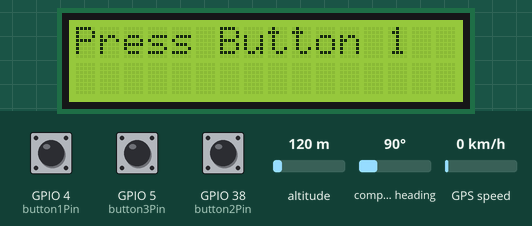
Recording of a program running on a simulated ESP32. Parts: 16×2 character LCD. The test bench sets the inputs (shaded band); at power-on: GPIO 4 (button1Pin) HIGH, GPIO 38 (button2Pin) HIGH, GPIO 5 (button3Pin) HIGH, altitude 120 m, compass heading 90°, GPS speed 0 km/h. The GPS gets a fix after 3 s at 37.7749, -122.4194 with 8 satellites; no radio packets arrive unless stated; what the program prints to the serial monitor is not drawn.

Above: at 1.6 s.
1.7 s: GPIO 4 (button1Pin) pulled LOW for 1 s
At 4.3 s:
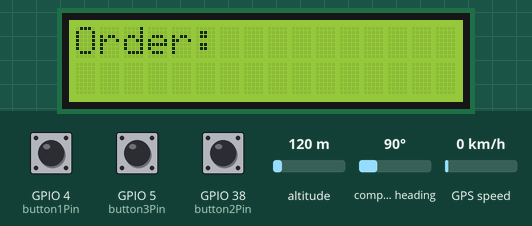
4.6 s: GPIO 38 (button2Pin) pulled LOW for 3.2 s
At 8.0 s:
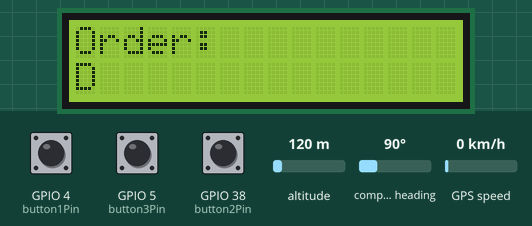
9.3 s: GPIO 38 (button2Pin) pulled LOW for 0.15 s
At 10.2 s:
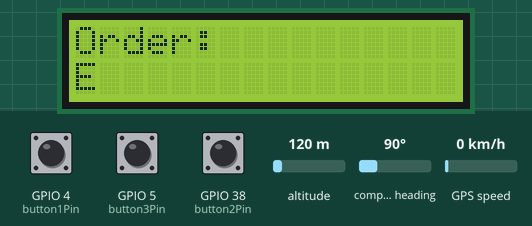
10.9 s: GPIO 5 (button3Pin) pulled LOW for 3.2 s
At 14.0 s:
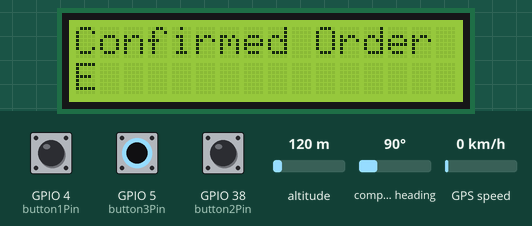
Timing chart, 0 to 15.5 s (numbered marks = the images above; inputs shaded):
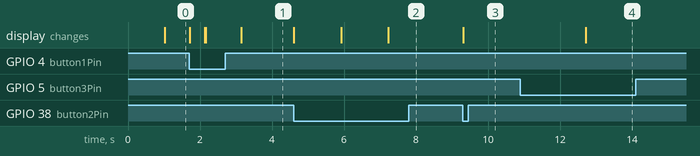

Measured:
- after the input at 1.7 s, the display: first changes at once (image 1 shows a later state)
- after the input at 4.6 s, the display: first changes at once (image 2 shows a later state)
- after the input at 9.3 s, the display: changes at once (image 3)
- after the input at 10.9 s, the display: changes after 1.8 s (image 4)

The program:

main.cpp
```cpp
#include "lorasetup.h"
#include <Arduino.h>
#include <ArduinoJson.h>
#include <TinyGPSPlus.h>
#include <SoftwareSerial.h>
#include <LoRa.h>
#include <LiquidCrystal_I2C.h>

static const int RXPin = 14, TXPin = 13;
static const uint32_t GPSBaud = 9600;

TinyGPSPlus gps;
SoftwareSerial ss(RXPin, TXPin);

#define LORA_SS 15
#define LORA_RST 12
#define LORA_DIO0 27

#define PEER_1_ADDR 1
#define GATEWAY_ADDR 255
#define PEER_2_ADDR 2

// Shared variables for GPS data
double latitude = 0.0;
double longitude = 0.0;

// Initialize the I2C LCD (address 0x27, 16 columns, 2 rows)
LiquidCrystal_I2C lcd(0x27, 16, 2);

// Buttons
const int button1Pin = 4;
const int button2Pin = 38;
const int button3Pin = 5;

// Shared variables for button task
bool systemInitialized = false;
char selectedString[7] = "";  // 6 characters + null terminator
int charIndex = 0;

// Character set for selection
const char charSet[] = "ABCDEFGHIJKLMNOPQRSTUVWXYZ123456789";
int charSetIndex = 0;

// Declare stringConfirmed
bool stringConfirmed = false;  // Variable to track if the string is confirmed

// Timing variables
unsigned long lastGPSUpdate = 0;
unsigned long lastLCDUpdate = 0;
unsigned long lastPeerTransmission = 0;
const unsigned long gpsPollingInterval = 100;  // 100 ms
const unsigned long lcdRefreshInterval = 1000;
const unsigned long peerTransmissionInterval = 7000;

void setup() {
    Serial.begin(9600);
    ss.begin(GPSBaud);

    lcd.init();
    lcd.backlight();

    // Initialize buttons
    pinMode(button1Pin, INPUT_PULLUP);
    pinMode(button2Pin, INPUT_PULLUP);
    pinMode(button3Pin, INPUT_PULLUP);

    // Initialize LoRa
    LoRa.setPins(LORA_SS, LORA_RST, LORA_DIO0);
    LoRa.setSyncWord(0x34); // Set a unique sync word to avoid interference
    LoRa.enableCrc();       // Enable CRC for packet integrity

    if (!LoRa.begin(433E6)) {
        Serial.println("Starting LoRa failed!");
        while (1);
    }

    Serial.println("LoRa initialized");
}

void loop() {
    // Handle GPS data retrieval
    if (millis() - lastGPSUpdate >= gpsPollingInterval) {
        while (ss.available() > 0) {
            gps.encode(ss.read());

            // Check if GPS data is valid
            if (gps.location.isUpdated()) {
                latitude = gps.location.lat();
                longitude = gps.location.lng();
                Serial.printf("GPS Updated: Latitude = %.6f, Longitude = %.6f\n", latitude, longitude);
            }
        }
        lastGPSUpdate = millis();
    }

    // Handle button inputs for string selection
    if (!stringConfirmed) {  // Only allow selection if the string is not confirmed
        if (digitalRead(button1Pin) == LOW) {  // Active LOW for button press
            // Reset the system
            systemInitialized = true;
            charIndex = 0;
            memset(selectedString, '\0', sizeof(selectedString));  // Clear string
            Serial.println("System Initialized.");

            // Update the LCD immediately
            lcd.clear();
            lcd.print("String:");
            lcd.setCursor(0, 1);
            lcd.print(selectedString);
            delay(200);  // Debounce
        }

        if (systemInitialized) {
            if (digitalRead(button2Pin) == LOW) {
                charSetIndex = (charSetIndex + 1) % (sizeof(charSet) - 1);  // Cycle through the character set
                selectedString[charIndex] = charSet[charSetIndex];
                Serial.printf("Selected character: %c\n", selectedString[charIndex]);

                // Immediately update the LCD with the selected character
                lcd.clear();
                lcd.print("Order:");
                lcd.setCursor(0, 1);
                lcd.print(selectedString);

                delay(1200);  // Debounce
            }

            if (digitalRead(button3Pin) == LOW) {
                charIndex++;
                if (charIndex == 6) {  // String is fully selected
                    selectedString[6] = '\0';  // Null-terminate the string
                    Serial.printf("String confirmed: %s\n", selectedString);
                    stringConfirmed = true;  // Lock the string
                } else {
                    selectedString[charIndex] = '\0';  // Null-terminate at the current index
                    Serial.println("Character confirmed, moving to next.");


                    lcd.clear();
                    lcd.print("Order:");
                    lcd.setCursor(0, 1);
                    lcd.print(selectedString);
                }
                delay(200);
            }
        }
    }

    // Handle LCD display
    if (millis() - lastLCDUpdate >= lcdRefreshInterval) {
        lcd.clear();
        if (stringConfirmed) {
            lcd.print("Confirmed Order");
            lcd.setCursor(0, 1);
            lcd.print(selectedString);
        } else {
            lcd.print(systemInitialized ? "Order: " : "Press Button 1");
            lcd.setCursor(0, 1);
            if (systemInitialized) {
                lcd.print(selectedString);
            }
        }
        lastLCDUpdate = millis();
    }


    if (stringConfirmed && (millis() - lastPeerTransmission >= peerTransmissionInterval)) {
        // Prepare latitude and longitude for sending
        String latStr = gps.location.isValid() ? String(latitude, 6) : "0.000000";
        String lonStr = gps.location.isValid() ? String(longitude, 6) : "0.000000";

        String message = "Selected Order: " + String(selectedString) + ", Lat: " + latStr + ", Lon: " + lonStr;


        LoRa.beginPacket();
        LoRa.write(PEER_2_ADDR);
        LoRa.write(PEER_1_ADDR);
        LoRa.print( message);

        LoRa.endPacket();

        LoRa.beginPacket();
        LoRa.write(PEER_1_ADDR);
        LoRa.write(GATEWAY_ADDR);
        LoRa.print( message);

        LoRa.endPacket();

    }

    // LoRa packet reception
    int packetSize = LoRa.parsePacket();
    if (packetSize) {
        int recipient = LoRa.read();
        int sender = LoRa.read();
        String incomingMessage = "";
        while (LoRa.available()) {
            incomingMessage += (char)LoRa.read();
        }


        int rssi = LoRa.packetRssi();


        if (recipient == PEER_1_ADDR || recipient == GATEWAY_ADDR) {
            Serial.printf("Received from address %d: %s\n", sender, incomingMessage.c_str());
            Serial.println("");
            Serial.printf("RSSI: %d\n", rssi);
        } else {
            Serial.printf("Received packet for unknown recipient %d, ignoring.\n", recipient);
        }
    }
}

void get_rssigw(){
    String checker = "hello";
    LoRa.beginPacket();
    LoRa.write(PEER_2_ADDR);
    LoRa.write(GATEWAY_ADDR);
    LoRa.print(checker);
    LoRa.print( checker.length());
    LoRa.endPacket();
}
void send_data(){
    String checker = "hello";
    LoRa.beginPacket();
    LoRa.write(PEER_2_ADDR);
    LoRa.write(GATEWAY_ADDR);
    LoRa.print(checker);
    LoRa.print( checker.length());
    LoRa.endPacket();
}
void receive_rssi(){

}
//LoRa.write(PEER_1_ADDR); 
```

lorasetup.h
```cpp
// include libraries
#include <Arduino.h>
#include <SPI.h>
#include <LoRa.h>

//pin definitions
#define csPin 2     // LoRa radio chip select
#define resetPin 12 // LoRa radio reset
#define irqPin 4   //  (DIO0)

// Led Indicator
#define led_data 14
#define led_eth 13

#define BAUD_RATE 9600

const long frequency = 433E6; // LoRa Frequency

void setupSerial()
{
      Serial.begin(BAUD_RATE);
      Serial.println("[SERIAL] Setup Serial. Done.");
      pinMode(led_data, OUTPUT);
      pinMode(led_eth, OUTPUT);
}

void testSerial()
{
      Serial.println("[Serial] Testing..., serial is PASSED.");
}

void setupLoRa()
{
      while (!Serial)
            ;

      LoRa.setPins(csPin, resetPin, irqPin);

      if (!LoRa.begin(frequency))
      {
            //led indicators
            digitalWrite(led_data, HIGH);
            delay(100);
            digitalWrite(led_data, LOW);
            delay(100);
            while (true)
                  Serial.println("failed"); // if failed, do nothing
      }
      digitalWrite(led_data, LOW);
      Serial.println("LoRa init succeeded.");
      Serial.println();
      Serial.println("LoRa Gateway");
      Serial.println("Only receive messages from nodes");
      Serial.println("Tx: invertIQ enable");
      Serial.println("Rx: invertIQ disable");
      Serial.println();
}

void LoRa_rxMode()
{
      LoRa.disableInvertIQ(); // normal mode
      LoRa.receive();         // set receive mode
}

void LoRa_txMode()
{
      LoRa.idle();           // set standby mode
      LoRa.enableInvertIQ(); // active invert I and Q signals
}

void LoRa_sendMessage(String message)
{
      LoRa_txMode();       // set tx mode
      LoRa.beginPacket();  // start packet
      LoRa.print(message); // add payload
      LoRa.endPacket();    // finish packet and send it
      LoRa_rxMode();       // set rx mode
}
```
